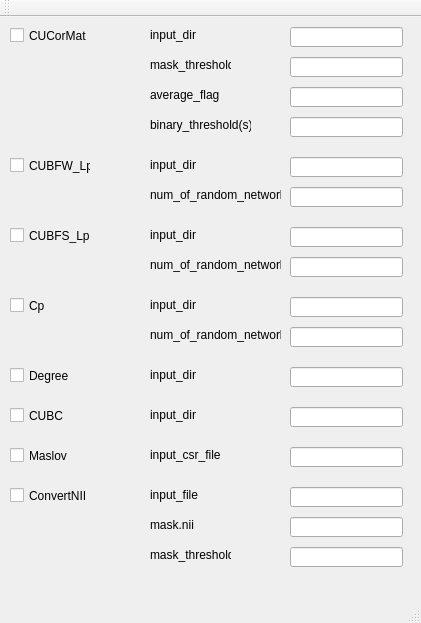
<?xml version="1.0" encoding="UTF-8"?>
<ui version="4.0">
 <class>MainWindow</class>
 <widget class="QMainWindow" name="MainWindow">
  <property name="geometry">
   <rect>
    <x>0</x>
    <y>0</y>
    <width>421</width>
    <height>623</height>
   </rect>
  </property>
  <property name="windowTitle">
   <string>MainWindow</string>
  </property>
  <widget class="QWidget" name="centralWidget">
   <widget class="QCheckBox" name="checkCUCorMat">
    <property name="geometry">
     <rect>
      <x>10</x>
      <y>10</y>
      <width>91</width>
      <height>17</height>
     </rect>
    </property>
    <property name="text">
     <string>CUCorMat</string>
    </property>
   </widget>
   <widget class="QCheckBox" name="checkCUBFW_Lp">
    <property name="geometry">
     <rect>
      <x>10</x>
      <y>140</y>
      <width>81</width>
      <height>17</height>
     </rect>
    </property>
    <property name="text">
     <string>CUBFW_Lp</string>
    </property>
   </widget>
   <widget class="QCheckBox" name="checkCUBFS_Lp">
    <property name="geometry">
     <rect>
      <x>10</x>
      <y>210</y>
      <width>81</width>
      <height>17</height>
     </rect>
    </property>
    <property name="text">
     <string>CUBFS_Lp</string>
    </property>
   </widget>
   <widget class="QCheckBox" name="checkCP">
    <property name="geometry">
     <rect>
      <x>10</x>
      <y>280</y>
      <width>70</width>
      <height>17</height>
     </rect>
    </property>
    <property name="text">
     <string>Cp</string>
    </property>
   </widget>
   <widget class="QCheckBox" name="checkDegree">
    <property name="geometry">
     <rect>
      <x>10</x>
      <y>350</y>
      <width>70</width>
      <height>17</height>
     </rect>
    </property>
    <property name="text">
     <string>Degree</string>
    </property>
   </widget>
   <widget class="QCheckBox" name="checkCUBC">
    <property name="geometry">
     <rect>
      <x>10</x>
      <y>390</y>
      <width>70</width>
      <height>17</height>
     </rect>
    </property>
    <property name="text">
     <string>CUBC</string>
    </property>
   </widget>
   <widget class="QCheckBox" name="checkMaslov">
    <property name="geometry">
     <rect>
      <x>10</x>
      <y>430</y>
      <width>70</width>
      <height>17</height>
     </rect>
    </property>
    <property name="text">
     <string>Maslov</string>
    </property>
   </widget>
   <widget class="QCheckBox" name="checkConvertNII">
    <property name="geometry">
     <rect>
      <x>10</x>
      <y>470</y>
      <width>81</width>
      <height>17</height>
     </rect>
    </property>
    <property name="text">
     <string>ConvertNII</string>
    </property>
   </widget>
   <widget class="QLineEdit" name="lineEditCUCorMat_input_dir">
    <property name="geometry">
     <rect>
      <x>290</x>
      <y>10</y>
      <width>113</width>
      <height>20</height>
     </rect>
    </property>
   </widget>
   <widget class="QLabel" name="labelCUCorMat_input_dir">
    <property name="geometry">
     <rect>
      <x>150</x>
      <y>10</y>
      <width>51</width>
      <height>16</height>
     </rect>
    </property>
    <property name="text">
     <string>input_dir</string>
    </property>
   </widget>
   <widget class="QLineEdit" name="lineEditCUCorMat_mask_threshold">
    <property name="geometry">
     <rect>
      <x>290</x>
      <y>40</y>
      <width>113</width>
      <height>20</height>
     </rect>
    </property>
   </widget>
   <widget class="QLabel" name="labelCUCorMat_mask_threshold">
    <property name="geometry">
     <rect>
      <x>150</x>
      <y>40</y>
      <width>81</width>
      <height>16</height>
     </rect>
    </property>
    <property name="text">
     <string>mask_threshold</string>
    </property>
   </widget>
   <widget class="QLineEdit" name="lineEditCUCorMat_average_flag">
    <property name="geometry">
     <rect>
      <x>290</x>
      <y>70</y>
      <width>113</width>
      <height>20</height>
     </rect>
    </property>
   </widget>
   <widget class="QLabel" name="labelCUCorMat_average_flag">
    <property name="geometry">
     <rect>
      <x>150</x>
      <y>70</y>
      <width>71</width>
      <height>16</height>
     </rect>
    </property>
    <property name="text">
     <string>average_flag</string>
    </property>
   </widget>
   <widget class="QLineEdit" name="lineEditCUCorMat_binary_thresholds">
    <property name="geometry">
     <rect>
      <x>290</x>
      <y>100</y>
      <width>113</width>
      <height>20</height>
     </rect>
    </property>
   </widget>
   <widget class="QLabel" name="labelCUCorMat_binary_thresholds">
    <property name="geometry">
     <rect>
      <x>150</x>
      <y>100</y>
      <width>101</width>
      <height>16</height>
     </rect>
    </property>
    <property name="text">
     <string>binary_threshold(s)</string>
    </property>
   </widget>
   <widget class="QLabel" name="labelCUBFW_Lp_input_dir">
    <property name="geometry">
     <rect>
      <x>150</x>
      <y>140</y>
      <width>51</width>
      <height>16</height>
     </rect>
    </property>
    <property name="text">
     <string>input_dir</string>
    </property>
   </widget>
   <widget class="QLineEdit" name="lineEditCUBFW_Lp_num_of_random_networks">
    <property name="geometry">
     <rect>
      <x>290</x>
      <y>170</y>
      <width>113</width>
      <height>20</height>
     </rect>
    </property>
   </widget>
   <widget class="QLineEdit" name="lineEditCUBFW_Lp_input_dir">
    <property name="geometry">
     <rect>
      <x>290</x>
      <y>140</y>
      <width>113</width>
      <height>20</height>
     </rect>
    </property>
   </widget>
   <widget class="QLineEdit" name="lineEditCUBFS_Lp_input_dir">
    <property name="geometry">
     <rect>
      <x>290</x>
      <y>210</y>
      <width>113</width>
      <height>20</height>
     </rect>
    </property>
   </widget>
   <widget class="QLabel" name="labelCUBFW_Lp_num_of_random_networks">
    <property name="geometry">
     <rect>
      <x>150</x>
      <y>170</y>
      <width>131</width>
      <height>16</height>
     </rect>
    </property>
    <property name="text">
     <string>num_of_random_networks</string>
    </property>
   </widget>
   <widget class="QLabel" name="labelCUBFS_Lp_num_of_random_networks">
    <property name="geometry">
     <rect>
      <x>150</x>
      <y>240</y>
      <width>131</width>
      <height>16</height>
     </rect>
    </property>
    <property name="text">
     <string>num_of_random_networks</string>
    </property>
   </widget>
   <widget class="QLineEdit" name="lineEditCUBFS_Lp_num_of_random_networks">
    <property name="geometry">
     <rect>
      <x>290</x>
      <y>240</y>
      <width>113</width>
      <height>20</height>
     </rect>
    </property>
   </widget>
   <widget class="QLabel" name="labelCUBFS_Lp_input_dir">
    <property name="geometry">
     <rect>
      <x>150</x>
      <y>210</y>
      <width>51</width>
      <height>16</height>
     </rect>
    </property>
    <property name="text">
     <string>input_dir</string>
    </property>
   </widget>
   <widget class="QLabel" name="labelCp_input_dir">
    <property name="geometry">
     <rect>
      <x>150</x>
      <y>280</y>
      <width>51</width>
      <height>16</height>
     </rect>
    </property>
    <property name="text">
     <string>input_dir</string>
    </property>
   </widget>
   <widget class="QLineEdit" name="lineEditCp_input_dir">
    <property name="geometry">
     <rect>
      <x>290</x>
      <y>280</y>
      <width>113</width>
      <height>20</height>
     </rect>
    </property>
   </widget>
   <widget class="QLabel" name="labelCp_num_of_random_networks">
    <property name="geometry">
     <rect>
      <x>150</x>
      <y>310</y>
      <width>131</width>
      <height>16</height>
     </rect>
    </property>
    <property name="text">
     <string>num_of_random_networks</string>
    </property>
   </widget>
   <widget class="QLineEdit" name="lineEditCp_num_of_random_networks">
    <property name="geometry">
     <rect>
      <x>290</x>
      <y>310</y>
      <width>113</width>
      <height>20</height>
     </rect>
    </property>
   </widget>
   <widget class="QLabel" name="labelDegree_input_dir">
    <property name="geometry">
     <rect>
      <x>150</x>
      <y>350</y>
      <width>51</width>
      <height>16</height>
     </rect>
    </property>
    <property name="text">
     <string>input_dir</string>
    </property>
   </widget>
   <widget class="QLineEdit" name="lineEditDegree_input_dir">
    <property name="geometry">
     <rect>
      <x>290</x>
      <y>350</y>
      <width>113</width>
      <height>20</height>
     </rect>
    </property>
   </widget>
   <widget class="QLabel" name="labelCUBC_input_dir">
    <property name="geometry">
     <rect>
      <x>150</x>
      <y>390</y>
      <width>51</width>
      <height>16</height>
     </rect>
    </property>
    <property name="text">
     <string>input_dir</string>
    </property>
   </widget>
   <widget class="QLineEdit" name="lineEditCUBC_input_dir">
    <property name="geometry">
     <rect>
      <x>290</x>
      <y>390</y>
      <width>113</width>
      <height>20</height>
     </rect>
    </property>
   </widget>
   <widget class="QLabel" name="labelMaslov_input_csr_file">
    <property name="geometry">
     <rect>
      <x>150</x>
      <y>430</y>
      <width>71</width>
      <height>16</height>
     </rect>
    </property>
    <property name="text">
     <string>input_csr_file</string>
    </property>
   </widget>
   <widget class="QLineEdit" name="lineEditMaslov_input_csr_file">
    <property name="geometry">
     <rect>
      <x>290</x>
      <y>430</y>
      <width>113</width>
      <height>20</height>
     </rect>
    </property>
   </widget>
   <widget class="QLabel" name="labelConvertNII_input_file">
    <property name="geometry">
     <rect>
      <x>150</x>
      <y>470</y>
      <width>71</width>
      <height>16</height>
     </rect>
    </property>
    <property name="text">
     <string>input_file</string>
    </property>
   </widget>
   <widget class="QLineEdit" name="lineEditConvertNII_input_file">
    <property name="geometry">
     <rect>
      <x>290</x>
      <y>470</y>
      <width>113</width>
      <height>20</height>
     </rect>
    </property>
   </widget>
   <widget class="QLineEdit" name="lineEditConvertNII_mask_nii">
    <property name="geometry">
     <rect>
      <x>290</x>
      <y>500</y>
      <width>113</width>
      <height>20</height>
     </rect>
    </property>
   </widget>
   <widget class="QLabel" name="labelConvertNII_mask_nii">
    <property name="geometry">
     <rect>
      <x>150</x>
      <y>500</y>
      <width>71</width>
      <height>16</height>
     </rect>
    </property>
    <property name="text">
     <string>mask.nii</string>
    </property>
   </widget>
   <widget class="QLineEdit" name="lineEditConvertNII_mask_threshold">
    <property name="geometry">
     <rect>
      <x>290</x>
      <y>530</y>
      <width>113</width>
      <height>20</height>
     </rect>
    </property>
   </widget>
   <widget class="QLabel" name="labelConvertNII_mask_threshold">
    <property name="geometry">
     <rect>
      <x>150</x>
      <y>530</y>
      <width>81</width>
      <height>16</height>
     </rect>
    </property>
    <property name="text">
     <string>mask_threshold</string>
    </property>
   </widget>
  </widget>
  <widget class="QMenuBar" name="menuBar">
   <property name="geometry">
    <rect>
     <x>0</x>
     <y>0</y>
     <width>421</width>
     <height>21</height>
    </rect>
   </property>
  </widget>
  <widget class="QToolBar" name="mainToolBar">
   <attribute name="toolBarArea">
    <enum>TopToolBarArea</enum>
   </attribute>
   <attribute name="toolBarBreak">
    <bool>false</bool>
   </attribute>
  </widget>
  <widget class="QStatusBar" name="statusBar"/>
 </widget>
 <layoutdefault spacing="6" margin="11"/>
 <resources/>
 <connections/>
</ui>
